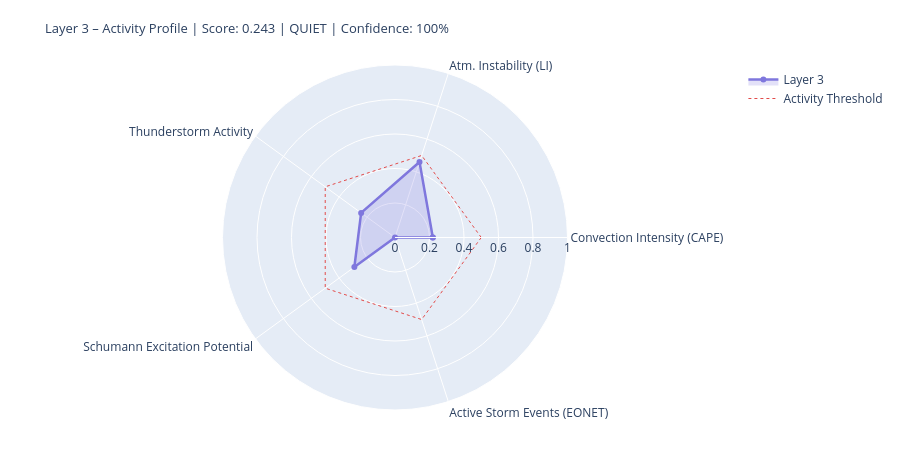

Notebook source saved alongside this figure:
### Markdown cell above
---
## 4. State Assessment & Handoff to Layer 4/5

### Code cell
# ============================================================
# LAYER-3-SCORE
# Five dynamic components
# ============================================================

def norm(v, lo, hi):
    if v is None or (isinstance(v, float) and math.isnan(v)): return None
    return round(max(0.0, min(1.0, (v - lo) / (hi - lo))), 4)

# --- 1) Convection intensity (global CAPE mean) ---
cape_mean = df_atm['cape'].dropna().mean() if not df_atm.empty else None
conv_score = norm(cape_mean, 0, 3000)
conv_src   = 'primary' if cape_mean is not None else 'missing'

# --- 2) Atmospheric instability (LI mean) ---
li_mean   = df_atm['li'].dropna().mean() if not df_atm.empty else None
# Negative LI = unstable → higher score
instab_score = norm(-li_mean if li_mean is not None else None, -6, 6)
instab_src   = 'primary' if li_mean is not None else 'missing'

# --- 3) Thunderstorm activity (mean thunder score + WMO count) ---
thunder_mean = df_atm['thunder_score'].mean() if not df_atm.empty else None
n_thunder    = int(df_atm['thunderstorm'].sum()) if not df_atm.empty else 0
thunder_score_val = norm(
    (thunder_mean or 0) * 0.7 + n_thunder * 0.1, 0, 1.0
) if thunder_mean is not None else None
thunder_src = 'primary'

# --- 4) Schumann excitation potential (weighted Schumann contribution) ---
schumann_pot = df_atm['schumann_contribution'].mean() if not df_atm.empty else None
# Boosted by Layer-2 thunderstorm trigger
if schumann_pot is not None and l2_thunder:
    schumann_pot = min(1.0, schumann_pot * 1.2)
schumann_score = norm(schumann_pot, 0, 1.0) if schumann_pot is not None else None
schumann_src   = 'derived'

# --- 5) Storm activity (NASA EONET) ---
# Distinction: None = data not loaded, 0.0 = loaded but no events
storm_score = None
storm_src   = 'missing'
if raw.get('storms') is not None:          # API reached successfully
    storm_score = norm(len(storm_events), 0, 30) if storm_events else 0.0
    storm_src   = 'primary'

# X-Ray and Kp: context only, not in dynamic score
# (X-Ray = Layer-0/4 driver; Kp = geomagnetic index, not a lightning proxy)
xray_context = None
if raw.get('xray'):
    df_xc = pd.DataFrame(raw['xray'])
    fc = next((c for c in df_xc.columns
               if any(k in c.lower() for k in ['flux','long']) and 'time' not in c.lower()),
              df_xc.columns[1])
    df_xc[fc] = pd.to_numeric(df_xc[fc], errors='coerce')
    xray_last = df_xc[fc].dropna().iloc[-1] if not df_xc[fc].dropna().empty else None
    if xray_last:
        xray_class = ('X' if xray_last>=1e-4 else 'M' if xray_last>=1e-5
                      else 'C' if xray_last>=1e-6 else 'B')
        xray_context = {'flux': float(xray_last), 'class': xray_class}
        print(f'X-Ray context: {xray_class}-class ({xray_last:.2e} W/m²)')

# --- Aggregate ---
COMPONENTS = {
    'Convection Intensity (CAPE)':  {'score': conv_score,       'source': conv_src,    'dynamic': True},
    'Atm. Instability (LI)':         {'score': instab_score,     'source': instab_src,  'dynamic': True},
    'Thunderstorm Activity':              {'score': thunder_score_val, 'source': thunder_src, 'dynamic': True},
    'Schumann Excitation Potential':   {'score': schumann_score,   'source': schumann_src,'dynamic': True},
    'Active Storm Events (EONET)': {'score': storm_score,      'source': storm_src,   'dynamic': True},
}

available   = {k: v['score'] for k, v in COMPONENTS.items() if v['score'] is not None}
unavailable = [k for k, v in COMPONENTS.items() if v['score'] is None]
layer3_score = round(sum(available.values()) / len(available), 4) if available else None
confidence   = round(len(available) / len(COMPONENTS), 2)
level = ('unknown' if layer3_score is None
         else 'quiet'   if layer3_score < 0.3
         else 'moderate' if layer3_score < 0.6
         else 'active')
dominant_l3 = max(available, key=available.get) if available else 'none'

# --- Ausgabe ---
W = 68
print('=' * W)
print('LAYER 3 – ATMOSPHERE / WEATHER / THUNDERSTORMS – STATE ASSESSMENT')
print('=' * W)
for name, comp in COMPONENTS.items():
    s = comp['score']
    if s is not None:
        bar = '█' * int(s * 20) + '░' * (20 - int(s * 20))
        print(f'  {name:<36} {bar}  {s:.3f}  [{comp["source"]}]')
    else:
        print(f'  {name:<36} {"─" * 20}  n/a   [missing]')
print('-' * W)
print(f'  Score:        {layer3_score:.3f}  ({len(available)}/{len(COMPONENTS)} components)')
print(f'  Confidence:   {confidence:.0%}')
print(f'  Level:        {level.upper()}')
print(f'  Dominant:     {dominant_l3}')
print(f'  CAPE mean:    {cape_mean:.0f} J/kg' if cape_mean else '  CAPE mean:    n/a')
print(f'  LI mean:      {li_mean:.1f} K' if li_mean is not None else '  LI mean:      n/a')
print(f'  Thunderstorms:{n_thunder} points (WMO)  +  {len(storm_events)} NASA EONET')
print('=' * W)

# Radar
cats   = list(available.keys())
vals_r = list(available.values())
if len(cats) >= 3:
    fig = go.Figure()
    fig.add_trace(go.Scatterpolar(
        r=vals_r + [vals_r[0]], theta=cats + [cats[0]],
        fill='toself', fillcolor='rgba(127,119,221,0.22)',
        line=dict(color='#7F77DD', width=2.5), name='Layer 3'
    ))
    fig.add_trace(go.Scatterpolar(
        r=[0.5] * (len(cats)+1), theta=cats + [cats[0]],
        line=dict(color='#E24B4A', dash='dot', width=1),
        mode='lines', name='Activity Threshold'
    ))
    fig.update_layout(
        title=dict(
            text=f'Layer 3 – Activity Profile | Score: {layer3_score:.3f} | {level.upper()} | Confidence: {confidence:.0%}',
            font=dict(size=13)
        ),
        polar=dict(radialaxis=dict(visible=True, range=[0, 1])),
        height=450, showlegend=True,
        margin=dict(l=60, r=60, t=65, b=40)
    )
    fig.show()

### Figure 1 — Plotly figure (JSON) as saved in the notebook; plotly's stock layout.template omitted (floating-point values rounded to 4 significant figures)
{"data": [{"fill": "toself", "fillcolor": "rgba(127,119,221,0.22)", "line": {"color": "#7F77DD", "width": 2.5}, "name": "Layer 3", "r": [0.2193, 0.46, 0.2426, 0.2912, 0.0, 0.2193], "theta": ["Convection Intensity (CAPE)", "Atm. Instability (LI)", "Thunderstorm Activity", "Schumann Excitation Potential", "Active Storm Events (EONET)", "Convection Intensity (CAPE)"], "type": "scatterpolar"}, {"line": {"color": "#E24B4A", "dash": "dot", "width": 1}, "mode": "lines", "name": "Activity Threshold", "r": [0.5, 0.5, 0.5, 0.5, 0.5, 0.5], "theta": ["Convection Intensity (CAPE)", "Atm. Instability (LI)", "Thunderstorm Activity", "Schumann Excitation Potential", "Active Storm Events (EONET)", "Convection Intensity (CAPE)"], "type": "scatterpolar"}], "layout": {"height": 450, "margin": {"b": 40, "l": 60, "r": 60, "t": 65}, "polar": {"radialaxis": {"range": [0, 1], "visible": true}}, "showlegend": true, "title": {"font": {"size": 13}, "text": "Layer 3 – Activity Profile | Score: 0.243 | QUIET | Confidence: 100%"}}}
